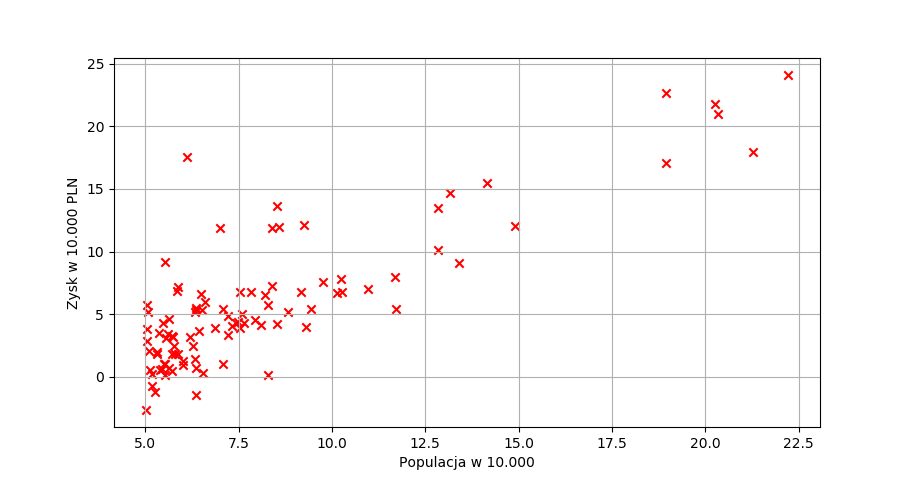

Source code (Python):
import pandas as pd # Do oczytu danych z pliku
import matplotlib.pyplot as plt # Do wizualizacji

data = pd.read_csv('data.csv') # Wczytanie danych

# Podzielenie na osobne tablice i skonwertowanie 
# do obiektu numpy.ndarray
x = data.iloc[:, 0].values
y = data.iloc[:, 1].values

plt.xlabel('Populacja w 10.000') # Opis osi X
plt.ylabel('Zysk w 10.000 PLN') # Opis osi Y

plt.scatter(x, y, marker="x", color="red") # Dodanie wykresu punktowego
plt.grid(True) # Linie pomocnicze
plt.show() # Wyświetlenie wykresu
